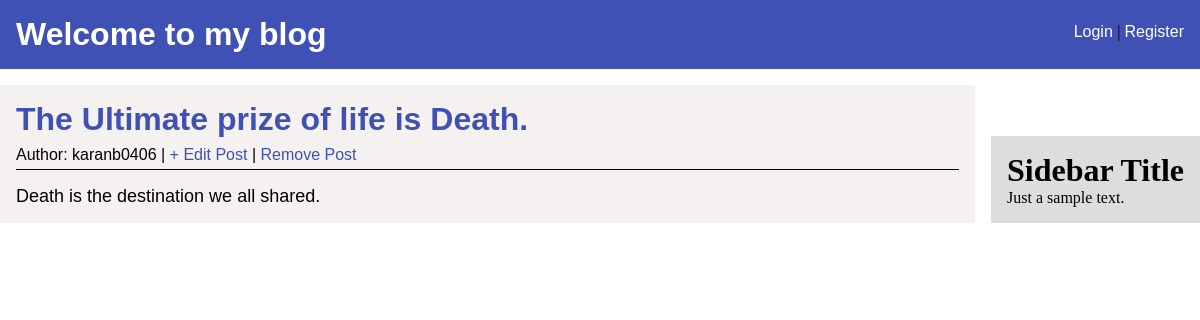
The app's page /article/1/ with its own data.
### blog/models.py (models this page shows, shortened)
class Post(models.Model):
	title = models.CharField(max_length=255)
	author = models.ForeignKey('auth.User',on_delete=models.CASCADE)
	body = models.TextField()

### blog/views.py (the view)
# urls.py: path('article/<int:pk>/',PostDetailView.as_view(),name="post-detail"),
class PostDetailView(DetailView):
	model = Post
	template_name = 'post_detail.html'

### blog/templates/post_detail.html (shortened to what this page needs)
{% extends 'base.html' %}
{%block content %}
	<div class="post_details">
		<div class="post_info">
			<h1>{{post.title}}</h1>
			<div class="post_detail_meta">
			<p>Author: {{post.author}} | <a href="{% url 'post-edit' post.pk %}"> + Edit Post </a> | <a href="{% url 'post-delete' post.pk%}"> Remove Post</a></p>
		</div>
		</div>
		<p class="post_detail_content">
			{{post.body}}
		</p>
	</div>
{% endblock%}

### static/css/style.css (style rules this page uses)
* { margin:0; padding: 0; }
a { text-decoration: none; }
.post_details { font-family:sans-serif; background: #f3eeeecf; padding: 1rem; }
.post_detail_meta { margin-top: 0.5rem; }
.post_detail_meta a { color: #3F51B5; }
.post_detail_content { padding-top: 1rem; font-size:18px; }
.post_info { border-bottom: 1px solid; padding-bottom: 5px; }
.post_info h1 { color:#3F51B5; }

### records on screen
Post: title "The Ultimate prize of life is Death.", author "karanb0406", body "Death is the destination we all shared."
